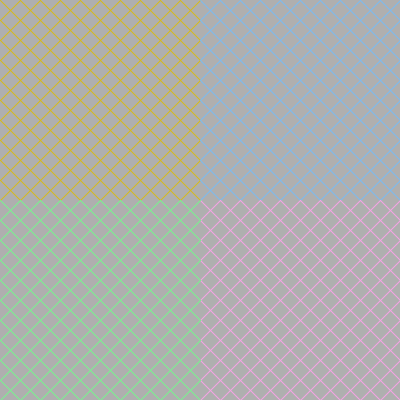
Frame 1 (no input)
Frame 60 (the mouse pressed at the canvas centre just before this capture): identical to frame 1, image omitted
Frame 120 (the mouse held since frame 60 and released just before this capture): identical to frame 1, image omitted

The Processing sketch that drew this single still picture (run headless with seeded random() and noise(); from frame 60 on, the mouse is pressed at the canvas centre):

// Processing sketch: moire_Pattron2
// ── moire_Pattron2.pde
void setup() {
  size(400, 400);
}

void draw(){
  background(175);

  pattron(color(213, 186, 26), 20);

  translate(200, 0);
  pattron(color(120, 187, 242), 20);

  translate(0, 200);
  pattron(color(246, 162, 230), 20);

  translate(-200, 0);
  pattron(color(120, 242, 143), 20);
}

void pattron(color colour, int separation){
  stroke(colour);
  for (int i = separation; i <= width / 2; i += separation){
    line(0, i, i, 0);
    line(i, height / 2, width / 2, i);
    line(0, height / 2 - i, i, height / 2);
    line(i, 0, width / 2, height / 2 - i);
  }
}
